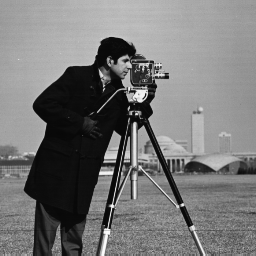
%> input picture labs/images/cameraman.tif, 256 x 256 px
$ octave lab6_2.m   (GNU Octave 9; MATLAB toolbox functions it lacks are replaced by stand-ins)
%> lines starting %> are read from the running program, lines starting %| are printed output that depends on the picture
%Lab 6_2
%Lets look at the spectra for rose, crowd, cameraman,
%HKa okt. 2008

clear, close all;

%Load image
%I=imread('rose.jpg');
%I=imread('lena.jpg');
I=imread('cameraman.tif');
%> I is the input picture: size 256x256 uint8; min 7, max 253, mean 118.7

%dI=double(rgb2gray(I))/255; %Used for rose and lena
dI=double(I)/255;%Used for cameraman
figure, imshow(dI);title('Original image')
pause;

%DFT of image
FI=fftshift(fft2(dI));
logabsFI=log10(abs(FI)+1);
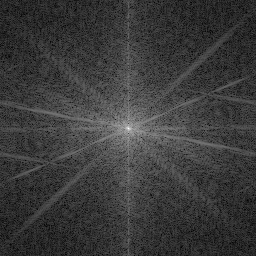
%> logabsFI: size 256x256 double; min 0.02, max 4.48, mean 1.06; drawn with min black and max white
figure, imshow(logabsFI/max(logabsFI(:)));title('Fourier of original image')
pause;

%Find d
w=1:size(I,1);
%> w = 256 values from 1 to 256
s=20*log10((w-size(I,1)/2+.01).^-1.6)+50;       %d=-1.6 is OK.
figure, plot(w,20*logabsFI(:,size(I,1)/2),w,s );%Power in a horizontal-direction
%> after `plot(w,20*logabsFI(:,size(I,1)/2),w,s )`:
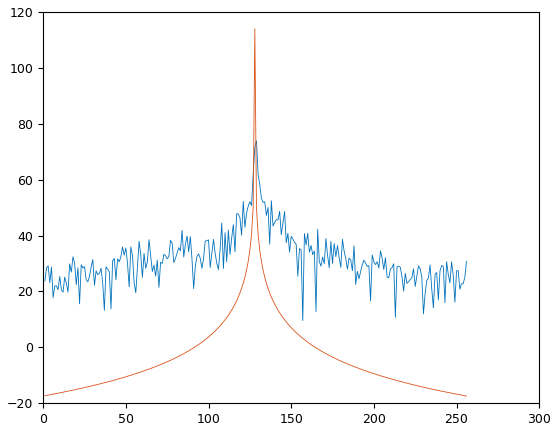
%> figure redrawn from the program's plot data; curve peaks at x = 129, y = 73.89; curve peaks at x = 128, y = 114
pause;

close all;
